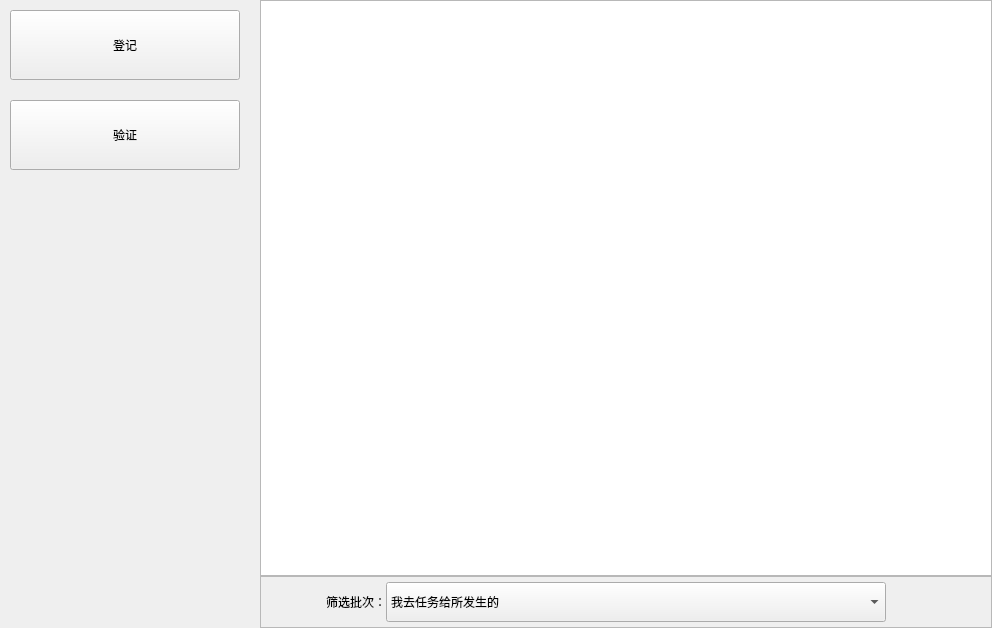
<?xml version="1.0" encoding="UTF-8"?>
<ui version="4.0">
 <class>WgtProgress1Class</class>
 <widget class="QWidget" name="WgtProgress1Class">
  <property name="geometry">
   <rect>
    <x>0</x>
    <y>0</y>
    <width>992</width>
    <height>628</height>
   </rect>
  </property>
  <property name="windowTitle">
   <string>WgtProgress1</string>
  </property>
  <layout class="QGridLayout" name="gridLayout">
   <property name="leftMargin">
    <number>0</number>
   </property>
   <property name="topMargin">
    <number>0</number>
   </property>
   <property name="rightMargin">
    <number>0</number>
   </property>
   <property name="bottomMargin">
    <number>0</number>
   </property>
   <property name="spacing">
    <number>10</number>
   </property>
   <item row="0" column="0">
    <widget class="QWidget" name="widgetSetBtn" native="true">
     <property name="minimumSize">
      <size>
       <width>250</width>
       <height>0</height>
      </size>
     </property>
     <property name="maximumSize">
      <size>
       <width>250</width>
       <height>16777215</height>
      </size>
     </property>
     <layout class="QVBoxLayout" name="verticalLayout">
      <property name="spacing">
       <number>20</number>
      </property>
      <property name="leftMargin">
       <number>10</number>
      </property>
      <property name="topMargin">
       <number>10</number>
      </property>
      <property name="rightMargin">
       <number>10</number>
      </property>
      <property name="bottomMargin">
       <number>10</number>
      </property>
      <item>
       <widget class="QPushButton" name="pushButtonReg">
        <property name="minimumSize">
         <size>
          <width>0</width>
          <height>70</height>
         </size>
        </property>
        <property name="maximumSize">
         <size>
          <width>16777215</width>
          <height>70</height>
         </size>
        </property>
        <property name="text">
         <string>登记</string>
        </property>
       </widget>
      </item>
      <item>
       <widget class="QPushButton" name="pushButtonVerify">
        <property name="minimumSize">
         <size>
          <width>0</width>
          <height>70</height>
         </size>
        </property>
        <property name="maximumSize">
         <size>
          <width>16777215</width>
          <height>70</height>
         </size>
        </property>
        <property name="text">
         <string>验证</string>
        </property>
       </widget>
      </item>
      <item>
       <spacer name="verticalSpacer">
        <property name="orientation">
         <enum>Qt::Orientation::Vertical</enum>
        </property>
        <property name="sizeHint" stdset="0">
         <size>
          <width>20</width>
          <height>40</height>
         </size>
        </property>
       </spacer>
      </item>
     </layout>
    </widget>
   </item>
   <item row="0" column="2">
    <widget class="QStackedWidget" name="stackedWidget">
     <property name="currentIndex">
      <number>1</number>
     </property>
     <widget class="QWidget" name="pageReg">
      <layout class="QGridLayout" name="gridLayout_3">
       <property name="leftMargin">
        <number>0</number>
       </property>
       <property name="topMargin">
        <number>0</number>
       </property>
       <property name="rightMargin">
        <number>0</number>
       </property>
       <property name="bottomMargin">
        <number>0</number>
       </property>
       <property name="spacing">
        <number>0</number>
       </property>
       <item row="0" column="0">
        <widget class="QTableWidget" name="tableWidgetReg"/>
       </item>
      </layout>
     </widget>
     <widget class="QWidget" name="pageVerify">
      <layout class="QGridLayout" name="gridLayout_2">
       <property name="leftMargin">
        <number>0</number>
       </property>
       <property name="topMargin">
        <number>0</number>
       </property>
       <property name="rightMargin">
        <number>0</number>
       </property>
       <property name="bottomMargin">
        <number>0</number>
       </property>
       <property name="spacing">
        <number>0</number>
       </property>
       <item row="0" column="0" colspan="2">
        <widget class="QTableWidget" name="tableWidgetVerify"/>
       </item>
       <item row="1" column="0">
        <widget class="QFrame" name="frameBatch">
         <property name="frameShape">
          <enum>QFrame::Shape::StyledPanel</enum>
         </property>
         <property name="frameShadow">
          <enum>QFrame::Shadow::Raised</enum>
         </property>
         <layout class="QHBoxLayout" name="horizontalLayout">
          <property name="spacing">
           <number>0</number>
          </property>
          <property name="leftMargin">
           <number>5</number>
          </property>
          <property name="topMargin">
           <number>5</number>
          </property>
          <property name="rightMargin">
           <number>5</number>
          </property>
          <property name="bottomMargin">
           <number>5</number>
          </property>
          <item>
           <widget class="QLabel" name="labelBatch">
            <property name="minimumSize">
             <size>
              <width>120</width>
              <height>40</height>
             </size>
            </property>
            <property name="maximumSize">
             <size>
              <width>120</width>
              <height>40</height>
             </size>
            </property>
            <property name="text">
             <string>筛选批次：</string>
            </property>
            <property name="alignment">
             <set>Qt::AlignmentFlag::AlignRight|Qt::AlignmentFlag::AlignTrailing|Qt::AlignmentFlag::AlignVCenter</set>
            </property>
           </widget>
          </item>
          <item>
           <widget class="QComboBox" name="comboBoxBatch">
            <property name="minimumSize">
             <size>
              <width>500</width>
              <height>40</height>
             </size>
            </property>
            <item>
             <property name="text">
              <string>我去任务给所发生的</string>
             </property>
            </item>
            <item>
             <property name="text">
              <string>QWRETHYJHFDGSA</string>
             </property>
            </item>
            <item>
             <property name="text">
              <string>1234TYHFGDFSCXz</string>
             </property>
            </item>
           </widget>
          </item>
          <item>
           <spacer name="horizontalSpacer">
            <property name="orientation">
             <enum>Qt::Orientation::Horizontal</enum>
            </property>
            <property name="sizeHint" stdset="0">
             <size>
              <width>40</width>
              <height>20</height>
             </size>
            </property>
           </spacer>
          </item>
         </layout>
        </widget>
       </item>
      </layout>
     </widget>
    </widget>
   </item>
  </layout>
 </widget>
 <layoutdefault spacing="6" margin="11"/>
 <resources/>
 <connections/>
</ui>
